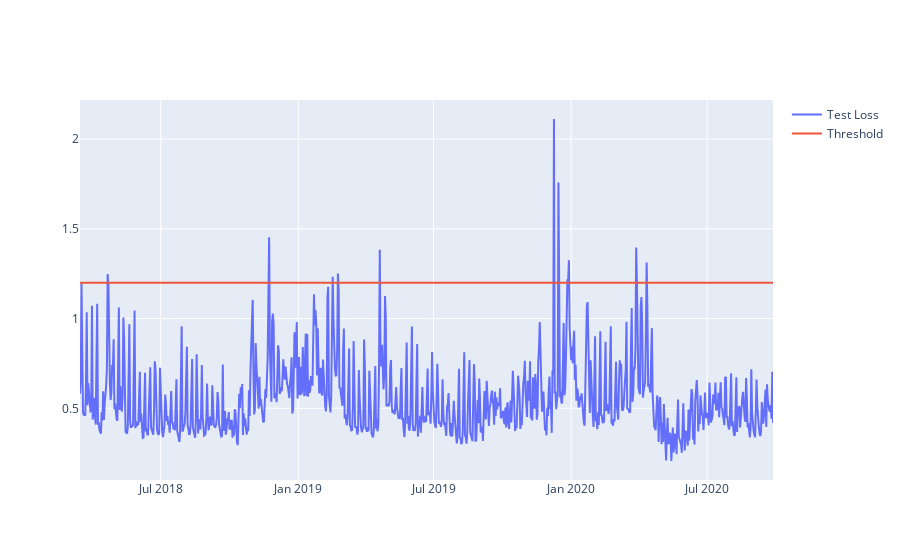

Here is the notebook cell this chart was saved with:
### Code cell
fig = go.Figure()
fig.add_trace(go.Scatter(x=test_score_df.timestamp, y=test_score_df.loss,
                    mode='lines',
                    name='Test Loss'))
fig.add_trace(go.Scatter(x=test_score_df.timestamp, y=test_score_df.threshold,
                   mode='lines',
                    name='Threshold'))
fig.update_layout(showlegend=True)
fig.show()

### Figure 1 — Plotly figure (JSON) as saved in the notebook; plotly's stock layout.template omitted (floating-point values rounded to 4 significant figures; data arrays with more than 128 entries replaced by an {"elided": "..."} marker saying what was removed)
{"data": [{"mode": "lines", "name": "Test Loss", "type": "scatter", "x": {"elided": "928 str values"}, "y": {"elided": "928 float values"}}, {"mode": "lines", "name": "Threshold", "type": "scatter", "x": {"elided": "928 str values"}, "y": {"elided": "928 float values"}}], "layout": {"showlegend": true}}
